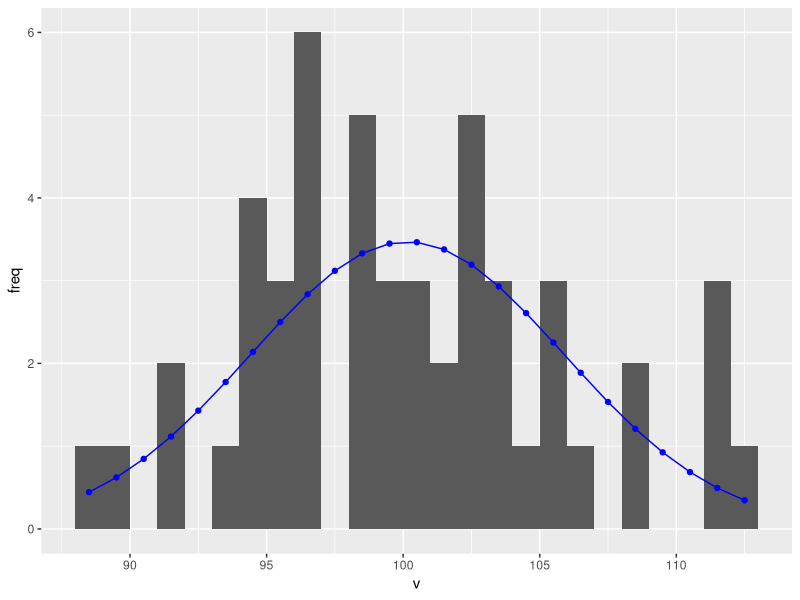
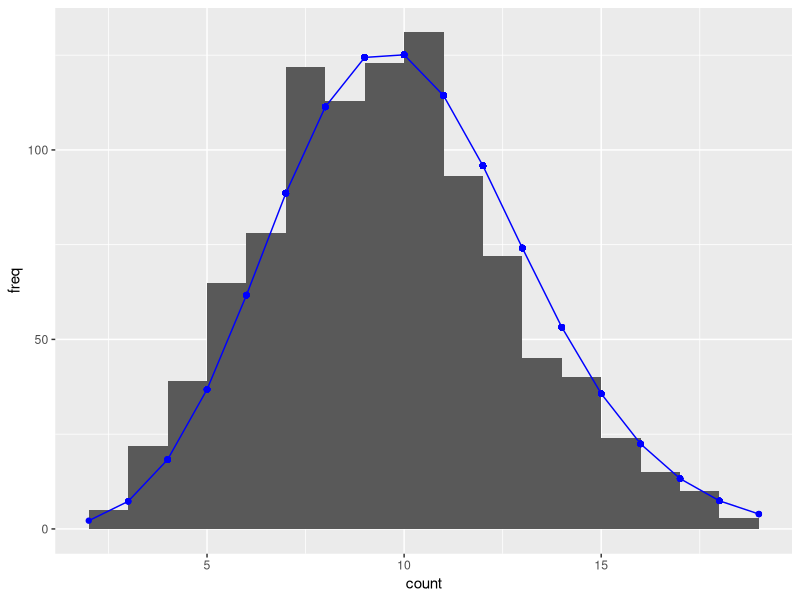

Source code (R) for these figures, in order:
#ctrl (command) +shift + N is a hotkey for creating a new file
#ctrl + I is fix indent
# probability lab
library(tidyverse)
library(patchwork)
# load csv data on R

# Normal distribution -----------------------------------------------------
v<- rnorm(n=50, mean = 100, sd = 5)

#create a vector of bin

bin <-seq(floor(min(v)), ceiling (max (v)), by = 1) 

p <- NULL 
for (i in 1:(length(bin) - 1)) {
  p[i] <- pnorm(bin[i+1], mean = mean(v), sd = sd(v)) - pnorm(bin[i], mean = mean(v), sd = sd(v))
}

df_prob <- tibble(p, bin = bin[-length(bin)] + 0.5,
                  prob= p) %>% 
  mutate(freq = length(v)*prob)
#figure
df_v<- tibble(v=v)
df_v %>% 
  ggplot(aes(x = v)) + 
  geom_histogram(binwidth = 1, 
                 center = 0.5) +
  geom_point(data = df_prob,
             aes(y = freq,
                 x = bin),
             color = "blue") +
  geom_line(data = df_prob,
            aes(y = freq,
                x = bin),
            color = "blue")

# poisson distribution ----------------------------------------------------
#for 1000 
x<-rpois(n=1000, lambda = 10)
df_count<- tibble(count= x)
lambda_hat<- mean(df_count$count)

bin<- seq(0, 
          max(x) +5,
          by=1)

##probability of observation 
p<-dpois(x, lambda = mean(x))
 ## data frame
df_prob<- tibble(x= x, y= p) %>% 
                  mutate(freq = y*nrow(df_count))

##figure 

df_count %>% 
  ggplot(aes(x=count))+
  geom_histogram(binwidth = 1, 
                 center = 0.5) +
  geom_point(data = df_prob,
             aes(x = x,
                 y = freq),
             color = "blue") +
  geom_line(data = df_prob,
            aes(y = freq,
                x = x),
            color = "blue")


